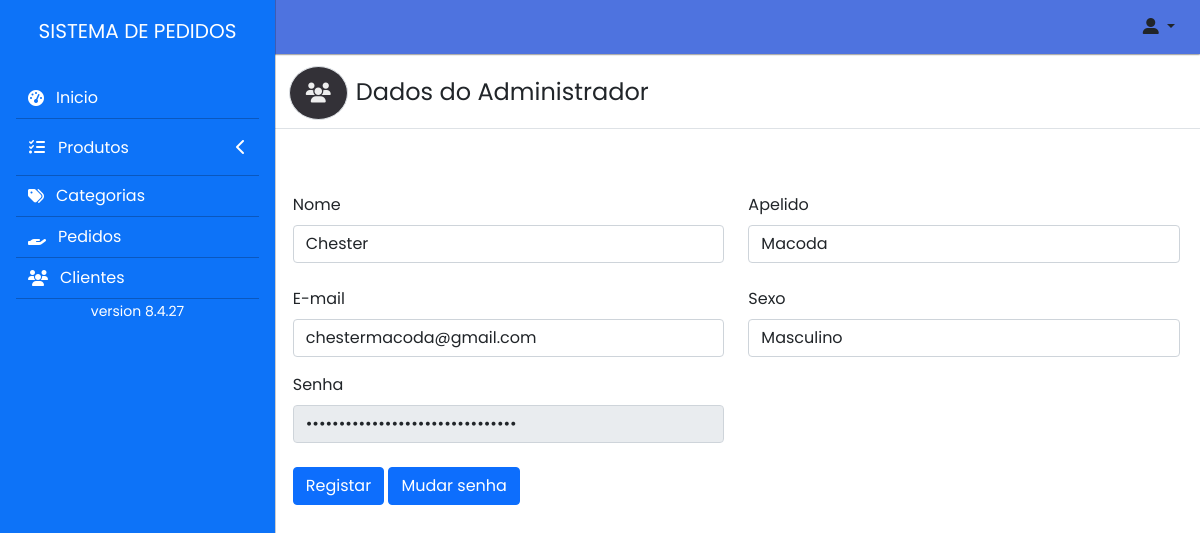
Screenshot of /Admin/definicoes (signed in) with the database file from the repository.
### tables this page shows
CREATE TABLE `clientes` (
  `id_cliente` int(11) NOT NULL,
  `nome` varchar(50) NOT NULL,
  `apelido` varchar(50) NOT NULL,
  `sexo` varchar(11) NOT NULL,
  `email` varchar(30) NOT NULL,
  `senha` varchar(40) NOT NULL,
  `Nivel_acesso` varchar(50) NOT NULL,
  `status` tinyint(2) NOT NULL,
  `data_created` date DEFAULT NULL,
  `data_deleted` date DEFAULT NULL
);

### core/controllers/Admin.php (called while the page is built, shortened)
<?php
    class Admin{
        public function definicoes(){
            $library = new library();
            $id = $_SESSION['idAdmin'];
            $Nivel = $_SESSION['Admin'];
            $clientes = $library->definicoes($id,$Nivel);
            $dados = [
                'clientes'=> $clientes[0]
            ];
            Store::Layout([
                'Admin/layout/header_html',
                'Admin/definicoes',
                'Admin/Modal/EditarCliente',
                'Admin/layout/footer'
            ],$dados);
        }
    }

### core/router.php (called while the page is built, shortened)
<?php
class router{
    var $metodo = 'index';
    public function __construct(){
        $url = $this->parseURL();
        if(isset($url[0]) && file_exists('core/controllers/' . $url[0] . '.php'))
        {
            unset($url[0]);
        }
        $this->controller = new  $arg() ;
        if(isset($url[1]) && method_exists($this->controller, $url[1]))
        {
            $this->metodo =$url[1];
            unset($url[1]);
        }
        $this->parametro = $url ? array_values($url) : [];
        call_user_func_array([$this->controller , $this->metodo], $this->parametro);
    }
    private function parseURL(){
        if(isset($_GET['url'])){
            return explode('/', filter_var(rtrim($_GET['url'], '/'), FILTER_SANITIZE_URL));
        }
    }
}

### index.php (called while the page is built, shortened)
<?php
require('core/router.php');
new router();
?>

### core/models/library.php (called while the page is built, shortened)
<?php
class library
{
    public function definicoes($id,$Nivel)
    {
        $db = new Databases();
        $paramentros = [
            ':id' => trim($id),
            ':nivel'=>$Nivel
        ];
        $result = $db->select("SELECT * FROM clientes where id_cliente = :id and nome = :nivel", $paramentros);
        return $result;
    }
}

### core/classes/Databases.php (called while the page is built, shortened)
<?php
class Databases{
    private $ligacao;
    private function ligar(){
          $this->ligacao = new PDO(
              'mysql:'.
              'host='.MYSQL_SERVER.';'.
              'dbname='.MYSQL_DATABASE.';'.
              'charset='.MYSQL_CHARSET,
              MYSQL_USER,
              MYSQL_PASS,
              array(PDO::ATTR_PERSISTENT => true)
          );
          $this->ligacao->setAttribute(PDO::ATTR_ERRMODE, PDO::ERRMODE_WARNING);
      }
      private function desligar(){
          $this->ligacao = null;
      }
      public function select($sql,$parametros = null){
          $sql = trim($sql);
          $resultados = null;
          try {
              if(!empty($parametros)){
                  $executar = $this->ligacao->prepare($sql);
                  $executar->execute($parametros);
                  $resultados = $executar->fetchALL(PDO::FETCH_CLASS);
              }else{
                  $executar = $this->ligacao->prepare($sql);
                  $executar->execute();
                  $resultados = $executar->fetchALL(PDO::FETCH_CLASS);
              }
          } catch (PDOException $e) {
              return false;
          }
          return $resultados;
      }
  }
?>

### core/views/Admin/definicoes.php (the view, shortened to what this page needs)
<div class="row my-3 border-bottom">
    <div class="col-sm-12 col-md-6  px-2">
        <h4 class=""><i class="fas fa-users fs-5   border rounded-full cards-color p-3 mx-2"></i>Dados do Administrador</h4>
    </div>
    <div class="col-sm-12 col-md-4"></div>
    <div class="col-sm-12 col-md-2 pt-2">
    </div>
</div>
<div class="row p-2">
    <form id="modal-form" enctype="" action="<?= !empty($clientes) ? BASE_URL . 'Main/AtualizarPedido' : BASE_URL . 'Main/RegistarPedido'; ?>">
            <div class="col-sm-12 col-md-6 md-3 py-2">
                <h3 class="py-2"></h3>
            </div>
            <div class="row mb-3">
                <div class="col-sm-12 col-md-6 mb-2">
                    <label for="" class="form-label">Nome</label>
                    <input type="text" name="nome" id="" value="<?= !empty($clientes) ?  $clientes->nome : BASE_URL . ' '; ?>" class="form-control">
                </div>
                <div class="col-sm-12 col-md-6 mb-2">
                    <label for="" class="form-label">Apelido</label>
                    <input type="text" name="apelido" id="" value="<?= !empty($clientes) ?  $clientes->apelido : ' '; ?>" class="form-control">
                </div>
            </div>
            <div class="row mb-3">
                <div class="col-sm-12 col-md-6">
                    <label for="" class="form-label">E-mail</label>
                    <input type="text" name="email" id="" value="<?= !empty($clientes) ?  $clientes->email : ' '; ?>" class="form-control">
                </div>
                <div class="col-sm-12 col-md-6">
                    <label for="" class="form-label">Sexo</label>
                    <select name="sexo" id="" class="form-control">
                        <option value=""><?php if($clientes->sexo == 'M'){ echo "Masculino"; }else{ echo "Femenino"; } ?></option>
                    </select>
                </div>
            </div>
            <div class="row mb-3">
                <div class="col-sm-12 col-md-6 mb-2">
                    <label for="" class="form-label">Senha</label>
                    <input type="password" name="senha" value="<?= !empty($clientes) ?  $clientes->senha : ''; ?>" id="" class="form-control" disabled>
                </div>
                <div class="col-sm-12 col-md-6 my-2">
                </div>
            </div>
            <div class="row md-3">
                <div class="col-md-6">
                    <input type="submit" value="Registar" class="btn btn-primary">
                    <a href="" class="btn btn-primary col">Mudar senha</a>
                </div>
            </div>
        </form>
</div>

### core/classes/Store.php (shortened to what this page needs)
<?php
class Store{
    public static function Layout($estruturas, $dados = null){
        foreach ($estruturas as $estrutura) {
            include("core/views/$estrutura.php");
        }
    }
}
?>

### public/assets/css/style.css (style rules this page uses)
* { text-decoration: none !important; }
body { width: 100%; font-family: 'poppins' !important; }
.cards-color { background-color: #333137;; border-radius: 50%; color: #eee; border: none; cursor: pointer; }

### rows the page displays
clientes: nome "Chester", apelido "Macoda", email "chestermacoda@gmail.com"
